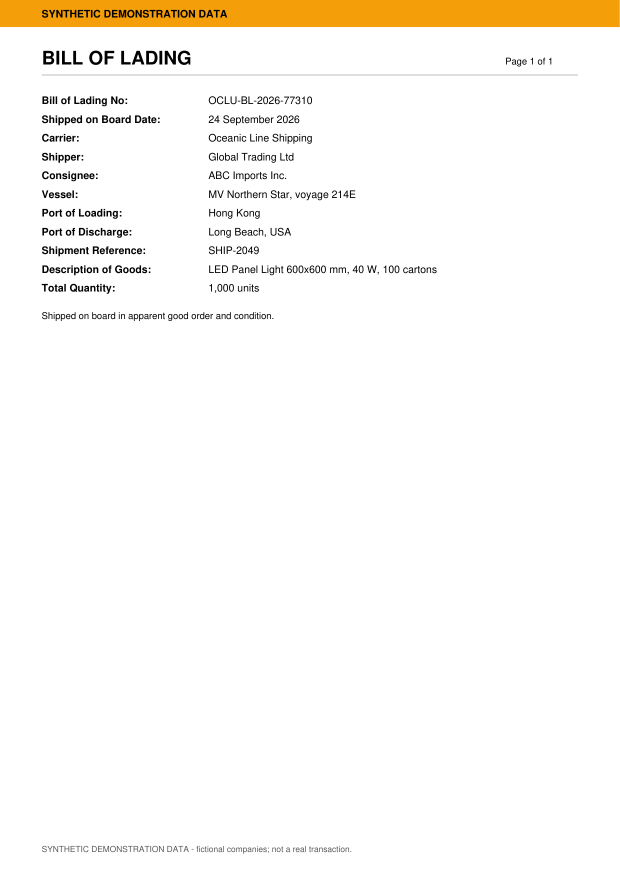
#> input picture sample-data/format-variants/bill_of_lading.tiff, 1240 x 1755 px (shown at 1/2 size)
$ python -i preprocess.py   (imports and definitions only)
#> lines starting #> are read from the running program, lines starting #| are printed output that depends on the picture; after the words box and inside, x2 and y2 are one past the last pixel; in counts of white or black regions, pixels touching at a corner belong together
"""OpenCV preprocessing for OCR: grayscale, light denoise and deskew, with the inverse
transform so OCR coordinates can be mapped back onto the original page."""

from __future__ import annotations

from dataclasses import dataclass

import cv2
import numpy as np

MAX_SKEW_DEGREES = 5.0
MIN_CORRECTION_DEGREES = 0.15


@dataclass(frozen=True)
class Preprocessed:
    image: np.ndarray  # 3-channel uint8, what the OCR engine sees
    angle: float  # degrees the original was rotated by to deskew it
    inverse: np.ndarray  # 2x3 affine: processed coords -> original coords


def estimate_skew(gray: np.ndarray) -> float:
    """Angle (degrees) that maximizes horizontal text-line sharpness (projection profile)."""
    scale = 1000.0 / max(gray.shape)
    small = cv2.resize(
        gray, None, fx=min(1.0, scale), fy=min(1.0, scale), interpolation=cv2.INTER_AREA
    )
    _, binary = cv2.threshold(small, 0, 255, cv2.THRESH_BINARY_INV + cv2.THRESH_OTSU)
    h, w = binary.shape
    center = (w / 2, h / 2)

    def score(angle: float) -> float:
        m = cv2.getRotationMatrix2D(center, angle, 1.0)
        rotated = cv2.warpAffine(binary, m, (w, h), flags=cv2.INTER_NEAREST, borderValue=(0,))
        profile = rotated.sum(axis=1, dtype=np.float64)
        return float(np.var(profile))

    if not binary.any():
        return 0.0  # blank page: nothing to align
    baseline = score(0.0)
    coarse = max(np.arange(-MAX_SKEW_DEGREES, MAX_SKEW_DEGREES + 0.01, 0.5), key=score)
    fine = max(np.arange(coarse - 0.5, coarse + 0.51, 0.05), key=score)
    # Only rotate when an angle is clearly sharper than the page as it is; flat profiles
    # (blank or uniform pages) would otherwise pick an arbitrary extreme angle.
    if score(float(fine)) <= baseline * 1.02:
        return 0.0
    return round(float(fine), 2)


def preprocess(rgb: np.ndarray) -> Preprocessed:
    gray = cv2.cvtColor(rgb, cv2.COLOR_RGB2GRAY) if rgb.ndim == 3 else rgb
    gray = cv2.medianBlur(gray, 3)
    angle = estimate_skew(gray)
    h, w = gray.shape
    if abs(angle) < MIN_CORRECTION_DEGREES:
        angle = 0.0
        forward = np.array([[1.0, 0.0, 0.0], [0.0, 1.0, 0.0]])
        out = gray
    else:
        forward = cv2.getRotationMatrix2D((w / 2, h / 2), angle, 1.0)
        out = cv2.warpAffine(
            gray, forward, (w, h), flags=cv2.INTER_CUBIC, borderMode=cv2.BORDER_REPLICATE
        )
    inverse = cv2.invertAffineTransform(forward)
    return Preprocessed(image=cv2.cvtColor(out, cv2.COLOR_GRAY2BGR), angle=angle, inverse=inverse)


# [5 lines left out: function map_points, not called in this run]

>>> import cv2
>>> picture = cv2.cvtColor(cv2.imread('../../../../sample-data/format-variants/bill_of_lading.tiff'), cv2.COLOR_BGR2RGB)
>>> result = preprocess(picture)
#> in preprocess, `gray = cv2.cvtColor(rgb, cv2.COLOR_RGB2GRAY) if rgb.ndim == 3 else rgb`:
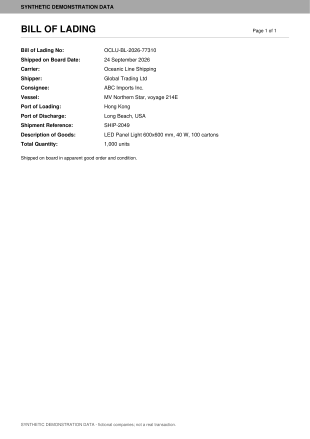
#> gray: shape (1755, 1240) (shown at 1/4 size); min 0, max 255, mean 248.9
#> in estimate_skew, `small = cv2.resize( gray, None, fx=min(1.0, scale), fy=min(1.0, scale)..`:
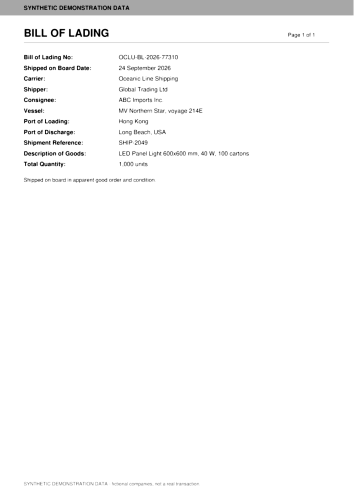
#> small: shape (1000, 707) (shown at 1/2 size); min 0, max 255, mean 249.2
#> in estimate_skew, `_, binary = cv2.threshold(small, 0, 255, cv2.THRESH_BINARY_INV + cv2.T..`:
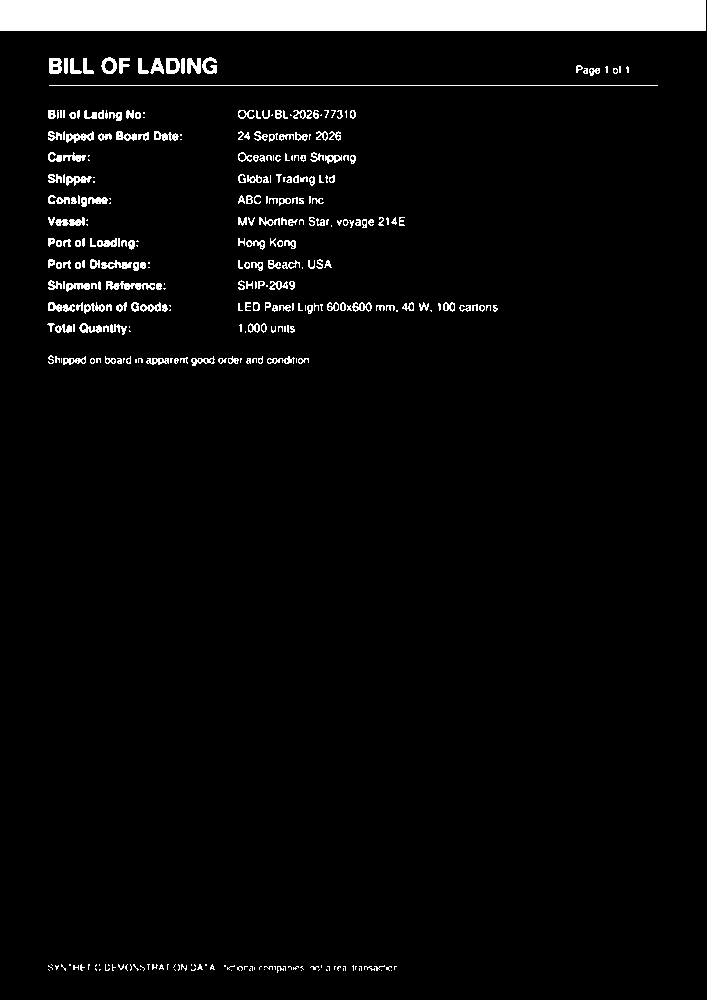
#> binary: shape (1000, 707); 4.9% white; 354 white regions (156 under 20 px), largest, box (x1, y1, x2, y2) and area: (0, 0, 706, 31) 21886, (49, 85, 658, 86) 609, (106, 281, 155, 290) 256
#> in score, `profile = rotated.sum(axis=1, dtype=np.float64)`: profile = 1000 values, max 180030 at index 0, min 0 at index 31, mean 8810.8
#> in estimate_skew, `baseline = score(0.0)`: baseline = 1.04e+09
#> in estimate_skew, `coarse = max(np.arange(-MAX_SKEW_DEGREES, MAX_SKEW_DEGREES + 0.01, 0.5..`: coarse = 0
#> in score (call 38), `m = cv2.getRotationMatrix2D(center, angle, 1.0)`: m = [[1, 0.00436, -2.18], [-0.00436, 1, 1.55]]
#> in score (call 38), `rotated = cv2.warpAffine(binary, m, (w, h), flags=cv2.INTER_NEAREST, b..`:
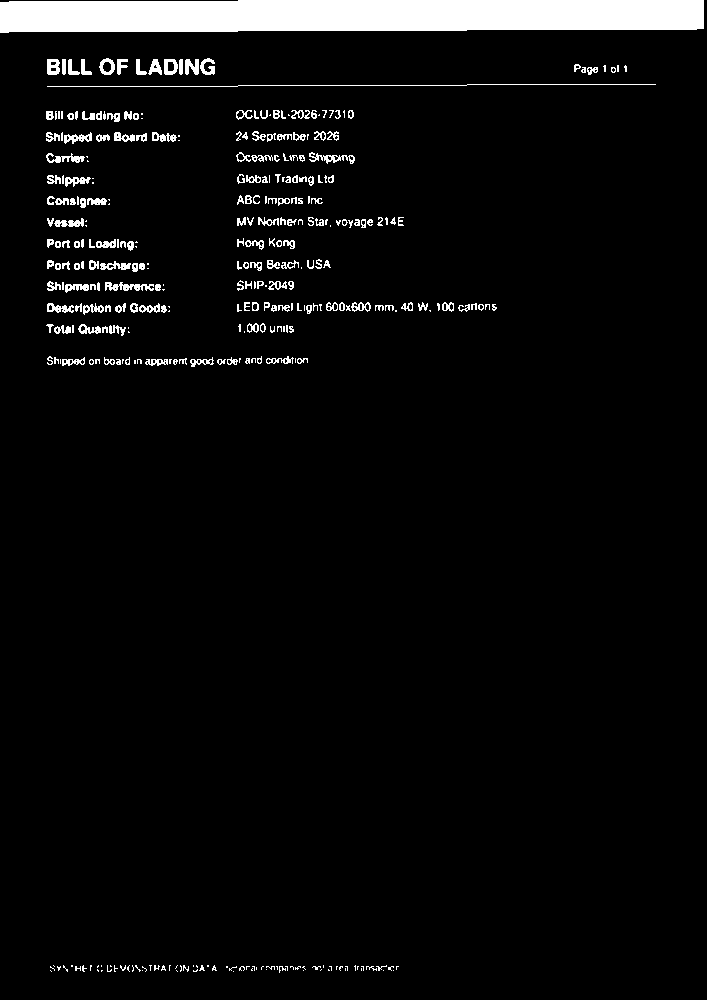
#> rotated: shape (1000, 707); 4.8% white; 346 white regions (153 under 20 px), largest, box (x1, y1, x2, y2) and area: (0, 0, 704, 33) 21580, (47, 84, 656, 87) 609, (105, 282, 154, 291) 256
#> in score (call 38), `profile = rotated.sum(axis=1, dtype=np.float64)`: profile = 1000 values, max 179520 at index 2, min 0 at index 33, mean 8732.7
#> in score (call 39), `m = cv2.getRotationMatrix2D(center, angle, 1.0)`: m = [[1, 0.00524, -2.61], [-0.00524, 1, 1.86]]
#> in score (call 39), `rotated = cv2.warpAffine(binary, m, (w, h), flags=cv2.INTER_NEAREST, b..`:
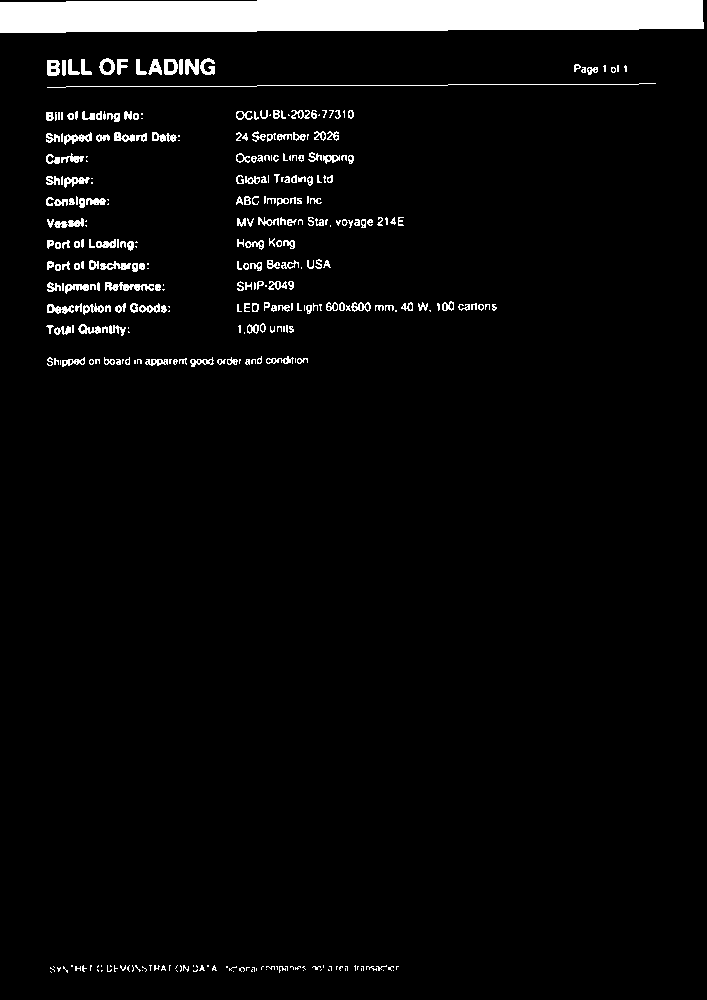
#> rotated: shape (1000, 707); 4.8% white; 354 white regions (156 under 20 px), largest, box (x1, y1, x2, y2) and area: (0, 0, 704, 33) 21481, (47, 83, 656, 88) 609, (105, 282, 154, 291) 256
#> in score (call 39), `profile = rotated.sum(axis=1, dtype=np.float64)`: profile = 1000 values, max 179520 at index 22, min 0 at index 33, mean 8707.5
#> in score (call 40), `m = cv2.getRotationMatrix2D(center, angle, 1.0)`: m = [[1, 0.00611, -3.05], [-0.00611, 1, 2.17]]
#> in score (call 40), `rotated = cv2.warpAffine(binary, m, (w, h), flags=cv2.INTER_NEAREST, b..`:
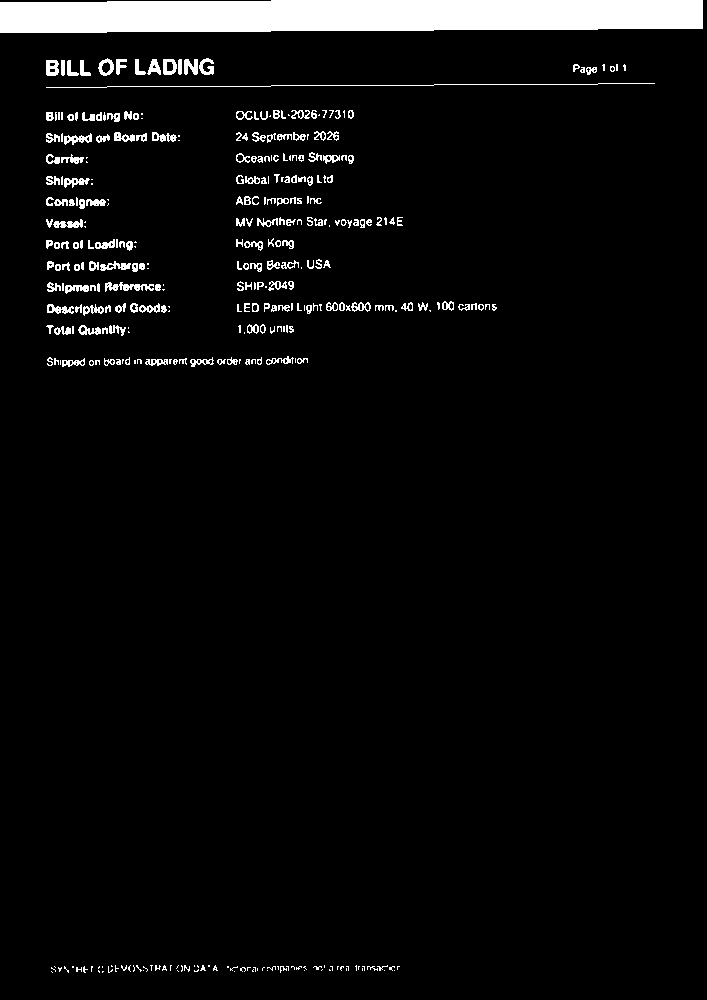
#> rotated: shape (1000, 707); 4.8% white; 354 white regions (156 under 20 px), largest, box (x1, y1, x2, y2) and area: (0, 0, 703, 33) 21419, (46, 83, 655, 88) 609, (105, 282, 154, 292) 256
#> in score (call 40), `profile = rotated.sum(axis=1, dtype=np.float64)`: profile = 1000 values, max 179265 at index 2, min 0 at index 33, mean 8691.7
#> in estimate_skew, `fine = max(np.arange(coarse - 0.5, coarse + 0.51, 0.05), key=score)`: fine = -0.05
#> in preprocess, `angle = estimate_skew(gray)`: angle = 0

$ run again, on sample-data/format-variants/payment_receipt.jpg
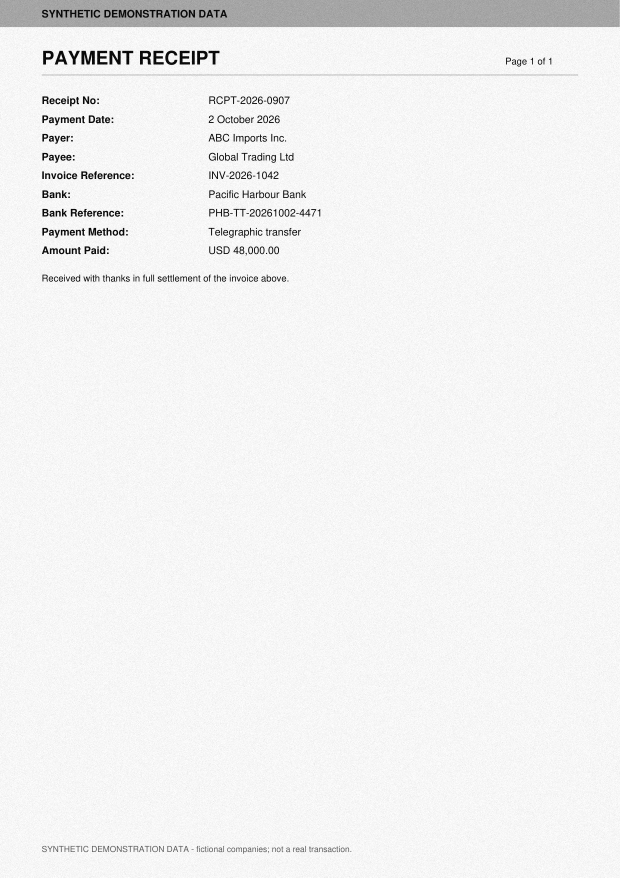
#> input picture sample-data/format-variants/payment_receipt.jpg, 1240 x 1755 px (shown at 1/2 size)
#> picture is the input picture: shape (1755, 1240, 3); min 0, max 255, mean 241.2
#> in estimate_skew, `_, binary = cv2.threshold(small, 0, 255, cv2.THRESH_BINARY_INV + cv2.T..`:
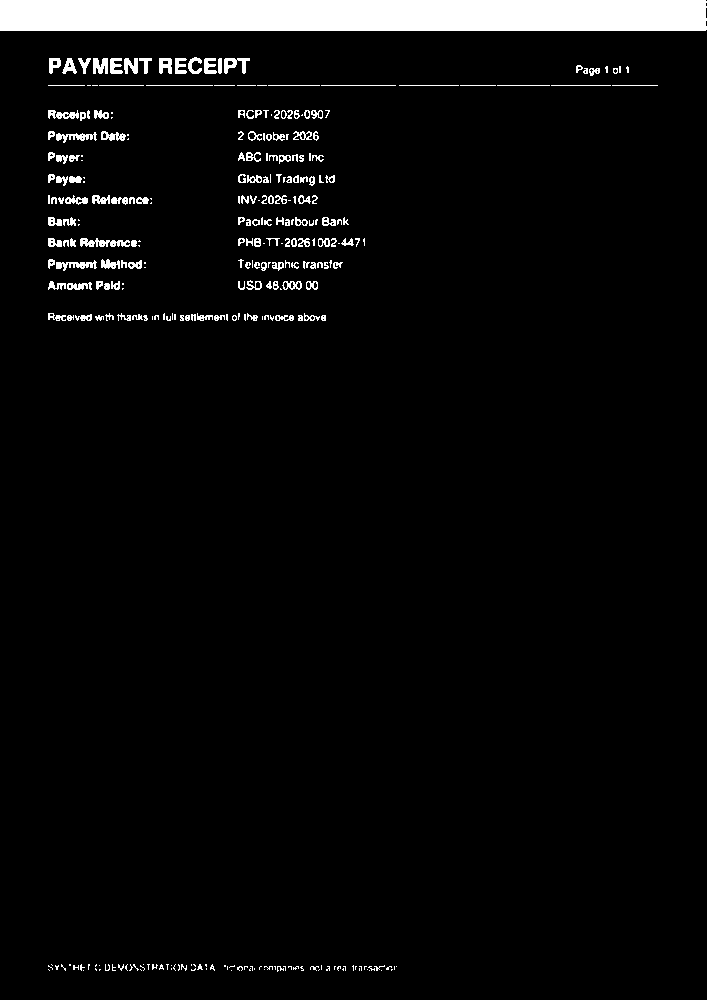
#> binary: shape (1000, 707); 4.6% white; 307 white regions (142 under 20 px), largest, box (x1, y1, x2, y2) and area: (0, 0, 707, 31) 21897, (80, 238, 130, 247) 275, (224, 58, 250, 74) 215
#> profile = 1000 values, max 180285 at index 1, min 0 at index 31, mean 8275.8
#> baseline = 1.03e+09
#> rotated: shape (1000, 707); 3.7% white; 275 white regions (123 under 20 px), largest, box (x1, y1, x2, y2) and area: (42, 0, 707, 60) 15818, (103, 215, 153, 228) 274, (122, 238, 164, 251) 239
#> rotated: shape (1000, 707); 3.8% white; 287 white regions (139 under 20 px), largest, box (x1, y1, x2, y2) and area: (38, 0, 707, 57) 16369, (101, 217, 151, 230) 275, (67, 236, 116, 249) 255
#> rotated: shape (1000, 707); 3.9% white; 269 white regions (126 under 20 px), largest, box (x1, y1, x2, y2) and area: (34, 0, 707, 55) 16934, (98, 220, 156, 232) 312, (113, 178, 171, 190) 303
#> rotated: shape (1000, 707); 4% white; 277 white regions (125 under 20 px), largest, box (x1, y1, x2, y2) and area: (29, 0, 707, 52) 17509, (96, 222, 146, 234) 277, (61, 263, 106, 274) 218
#> rotated: shape (1000, 707); 4.1% white; 291 white regions (138 under 20 px), largest, box (x1, y1, x2, y2) and area: (25, 0, 707, 49) 18100, (94, 224, 144, 236) 275, (67, 116, 112, 128) 230
#> rotated: shape (1000, 707); 4.1% white; 292 white regions (135 under 20 px), largest, box (x1, y1, x2, y2) and area: (21, 0, 707, 46) 18703, (111, 248, 153, 260) 241, (107, 227, 148, 238) 218
#> rotated: shape (1000, 707); 4.2% white; 288 white regions (129 under 20 px), largest, box (x1, y1, x2, y2) and area: (17, 0, 707, 43) 19315, (89, 229, 139, 239) 275, (56, 249, 105, 261) 258
#> rotated: shape (1000, 707); 4.3% white; 307 white regions (144 under 20 px), largest, box (x1, y1, x2, y2) and area: (12, 0, 707, 40) 19943, (87, 231, 137, 241) 275, (235, 55, 262, 71) 215
#> rotated: shape (1000, 707); 4.4% white; 300 white regions (142 under 20 px), largest, box (x1, y1, x2, y2) and area: (8, 0, 707, 37) 20592, (84, 233, 142, 243) 312, (231, 56, 258, 72) 215
#> rotated: shape (1000, 707); 4.5% white; 308 white regions (144 under 20 px), largest, box (x1, y1, x2, y2) and area: (4, 0, 707, 34) 21252, (82, 236, 132, 245) 275, (228, 57, 254, 73) 215
#> rotated: shape (1000, 707); 4.5% white; 307 white regions (142 under 20 px), largest, box (x1, y1, x2, y2) and area: (0, 0, 703, 34) 21237, (78, 240, 128, 249) 275, (220, 59, 246, 75) 215
#> rotated: shape (1000, 707); 4.4% white; 304 white regions (145 under 20 px), largest, box (x1, y1, x2, y2) and area: (0, 0, 699, 37) 20582, (75, 243, 126, 252) 274, (216, 60, 242, 76) 215
#> rotated: shape (1000, 707); 4.3% white; 300 white regions (137 under 20 px), largest, box (x1, y1, x2, y2) and area: (0, 0, 695, 40) 19937, (73, 245, 123, 254) 275, (43, 289, 87, 298) 217
#> rotated: shape (1000, 707); 4.2% white; 302 white regions (144 under 20 px), largest, box (x1, y1, x2, y2) and area: (0, 0, 690, 43) 19315, (71, 247, 121, 257) 276, (209, 62, 235, 79) 215
#> rotated: shape (1000, 707); 4.1% white; 302 white regions (137 under 20 px), largest, box (x1, y1, x2, y2) and area: (0, 0, 686, 46) 18709, (69, 249, 119, 259) 275, (31, 122, 74, 133) 232
#> rotated: shape (1000, 707); 4.1% white; 277 white regions (124 under 20 px), largest, box (x1, y1, x2, y2) and area: (0, 0, 682, 49) 18112, (67, 252, 117, 262) 276, (201, 64, 227, 81) 216
#> rotated: shape (1000, 707); 4% white; 292 white regions (139 under 20 px), largest, box (x1, y1, x2, y2) and area: (0, 0, 678, 52) 17524, (65, 254, 115, 264) 275, (98, 71, 126, 89) 252
#> rotated: shape (1000, 707); 3.9% white; 284 white regions (133 under 20 px), largest, box (x1, y1, x2, y2) and area: (0, 0, 673, 55) 16954, (62, 256, 123, 267) 315, (194, 66, 220, 84) 215
#> rotated: shape (1000, 707); 3.8% white; 288 white regions (140 under 20 px), largest, box (x1, y1, x2, y2) and area: (0, 0, 669, 57) 16395, (18, 132, 61, 144) 233, (38, 281, 80, 294) 214
#> rotated: shape (1000, 707); 3.7% white; 274 white regions (127 under 20 px), largest, box (x1, y1, x2, y2) and area: (0, 0, 665, 60) 15846, (58, 261, 109, 272) 274, (28, 284, 78, 297) 257
#> coarse = 0
#> rotated: shape (1000, 707); 4.5% white; 306 white regions (142 under 20 px), largest, box (x1, y1, x2, y2) and area: (4, 0, 707, 34) 21310, (82, 236, 132, 245) 275, (227, 57, 253, 73) 215
#> rotated: shape (1000, 707); 4.5% white; 305 white regions (142 under 20 px), largest, box (x1, y1, x2, y2) and area: (3, 0, 707, 33) 21405, (82, 236, 132, 245) 275, (49, 279, 94, 288) 217
#> rotated: shape (1000, 707); 4.5% white; 307 white regions (142 under 20 px), largest, box (x1, y1, x2, y2) and area: (3, 0, 707, 33) 21446, (82, 236, 132, 246) 275, (227, 57, 253, 73) 215
#> rotated: shape (1000, 707); 4.5% white; 307 white regions (142 under 20 px), largest, box (x1, y1, x2, y2) and area: (2, 0, 707, 33) 21508, (81, 237, 131, 246) 275, (226, 57, 252, 73) 215
#> rotated: shape (1000, 707); 4.5% white; 300 white regions (139 under 20 px), largest, box (x1, y1, x2, y2) and area: (2, 0, 707, 33) 21607, (81, 237, 131, 246) 275, (226, 57, 252, 74) 215
#> rotated: shape (1000, 707); 4.6% white; 305 white regions (141 under 20 px), largest, box (x1, y1, x2, y2) and area: (2, 0, 707, 32) 21645, (81, 237, 131, 246) 275, (225, 58, 252, 74) 215
#> rotated: shape (1000, 707); 4.6% white; 307 white regions (142 under 20 px), largest, box (x1, y1, x2, y2) and area: (1, 0, 707, 32) 21723, (81, 237, 131, 246) 275, (225, 58, 251, 74) 215
#> rotated: shape (1000, 707); 4.6% white; 307 white regions (142 under 20 px), largest, box (x1, y1, x2, y2) and area: (1, 0, 707, 32) 21819, (80, 238, 130, 247) 275, (225, 58, 251, 74) 215
#> rotated: shape (1000, 707); 4.6% white; 307 white regions (142 under 20 px), largest, box (x1, y1, x2, y2) and area: (0, 0, 706, 32) 21801, (80, 238, 130, 247) 275, (223, 58, 249, 74) 215
#> rotated: shape (1000, 707); 4.6% white; 307 white regions (142 under 20 px), largest, box (x1, y1, x2, y2) and area: (0, 0, 706, 32) 21705, (79, 239, 129, 248) 275, (223, 58, 249, 74) 215
#> rotated: shape (1000, 707); 4.6% white; 304 white regions (141 under 20 px), largest, box (x1, y1, x2, y2) and area: (0, 0, 705, 32) 21627, (79, 239, 129, 248) 275, (222, 58, 248, 74) 215
#> rotated: shape (1000, 707); 4.5% white; 301 white regions (140 under 20 px), largest, box (x1, y1, x2, y2) and area: (0, 0, 705, 33) 21590, (79, 239, 129, 248) 275, (222, 58, 248, 75) 215
#> rotated: shape (1000, 707); 4.5% white; 307 white regions (142 under 20 px), largest, box (x1, y1, x2, y2) and area: (0, 0, 705, 33) 21491, (79, 239, 129, 248) 275, (222, 59, 248, 75) 215
#> m = [[1, 0.00611, -3.05], [-0.00611, 1, 2.17]]
#> in score (call 40), `rotated = cv2.warpAffine(binary, m, (w, h), flags=cv2.INTER_NEAREST, b..`:
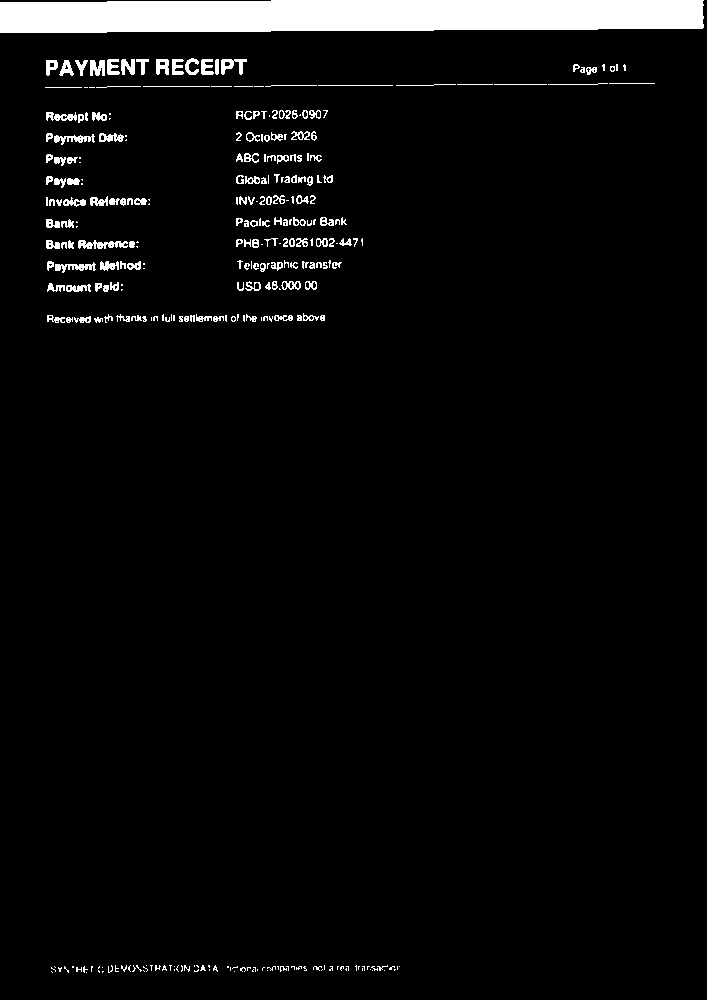
#> rotated: shape (1000, 707); 4.5% white; 307 white regions (142 under 20 px), largest, box (x1, y1, x2, y2) and area: (0, 0, 704, 33) 21429, (78, 240, 128, 249) 275, (221, 59, 247, 75) 215
#> profile = 1000 values, max 179520 at index 4, min 0 at index 33, mean 8156.7
#> fine = -0.05
#> angle = 0
